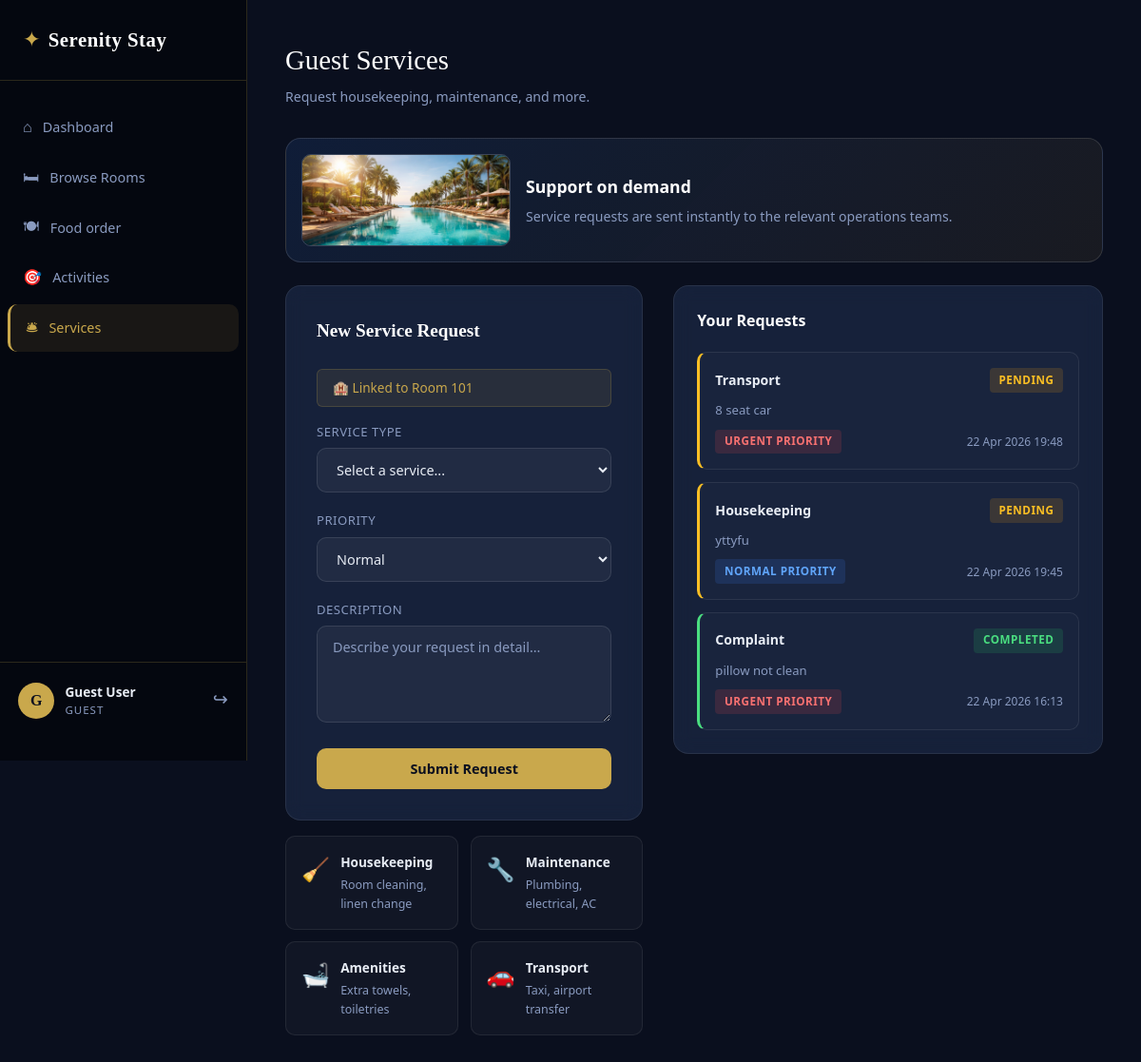
The app's page /services (signed in) with its own data.
### models.py (models this page shows, shortened)
class User(UserMixin, db.Model):
    __tablename__ = "users"
    id = db.Column(db.Integer, primary_key=True)
    name = db.Column(db.String(120), nullable=False)
    email = db.Column(db.String(120), unique=True, nullable=False)
    phone = db.Column(db.String(20))
    password_hash = db.Column(db.String(256), nullable=False)
    created_at = db.Column(db.DateTime, default=datetime.utcnow)
    role = db.Column(db.String(20), default="guest")
    bookings = db.relationship("Booking", backref="guest", lazy=True)
    food_orders = db.relationship("FoodOrder", backref="guest", lazy=True)
    service_requests = db.relationship(
        "ServiceRequest",
        foreign_keys="ServiceRequest.user_id",
        backref="guest",
        lazy=True,
    )
    assigned_requests = db.relationship(
        "ServiceRequest",
        foreign_keys="ServiceRequest.assigned_to",
        backref="assigned_staff",
        lazy=True,
    )
    activity_bookings = db.relationship(
        "ActivityBooking",
        foreign_keys="ActivityBooking.user_id",
        backref="guest",
        lazy=True,
    )
    assigned_activities = db.relationship(
        "ActivityBooking",
        foreign_keys="ActivityBooking.assigned_to",
        backref="assigned_staff",
        lazy=True,
    )

class Room(db.Model):
    __tablename__ = "rooms"
    id = db.Column(db.Integer, primary_key=True)
    room_number = db.Column(db.String(10), unique=True, nullable=False)
    room_type = db.Column(db.String(50), nullable=False)
    floor = db.Column(db.Integer, default=1)
    capacity = db.Column(db.Integer, default=2)
    price_per_night = db.Column(db.Float, nullable=False)
    status = db.Column(db.String(20), default="available")
    image_path = db.Column(db.String(255), default="images/room1.jpg")
    description = db.Column(db.Text)
    amenities = db.Column(db.Text)
    bookings = db.relationship("Booking", backref="room", lazy=True)

class ServiceRequest(db.Model):
    __tablename__ = "service_requests"
    id = db.Column(db.Integer, primary_key=True)
    user_id = db.Column(db.Integer, db.ForeignKey("users.id"), nullable=False)
    booking_id = db.Column(db.Integer, db.ForeignKey("bookings.id"), nullable=True)
    service_type = db.Column(db.String(50), nullable=False)
    description = db.Column(db.Text, nullable=False)
    priority = db.Column(db.String(20), default="normal")
    status = db.Column(db.String(20), default="pending")
    assigned_to = db.Column(db.Integer, db.ForeignKey("users.id"), nullable=True)
    created_at = db.Column(db.DateTime, default=datetime.utcnow)
    updated_at = db.Column(db.DateTime, default=datetime.utcnow, onupdate=datetime.utcnow)

### routes/main.py (the view)
@main_bp.route("/services")
@login_required
@guest_required
def services():
    active_booking = Booking.query.filter_by(user_id=current_user.id, status="checked_in").first()
    requests = (
        ServiceRequest.query.filter_by(user_id=current_user.id)
        .order_by(ServiceRequest.created_at.desc())
        .all()
    )
    return render_template("pages/guest/services.html", active_booking=active_booking, requests=requests)

### app.py (called while the page is built)
@login_manager.user_loader
def load_user(user_id):
    if not user_id or not str(user_id).isdigit():
        return None
    return User.query.get(int(user_id))

### routes/main.py (called while the page is built)
def guest_required(f):
    from functools import wraps
    @wraps(f)
    def decorated(*args, **kwargs):
        if not current_user.is_authenticated or current_user.role != "guest":
            flash("Access denied.", "error")
            return redirect(url_for("auth.login"))
        return f(*args, **kwargs)
    return decorated

### templates/pages/guest/services.html (shortened to what this page needs)
{% extends "base/layout.html" %}
{% block body %}
<div class="dash-layout">
  {% set active_page = 'services' %}
  {% include "components/guest_sidebar.html" %}
  <main class="dash-main">
    <div class="dash-header">
      <div>
        <h1 class="dash-title">Guest Services</h1>
        <p class="dash-sub">Request housekeeping, maintenance, and more.</p>
      </div>
    </div>
    <div class="guest-hero-card">
      <img src="{{ url_for('static', filename='images/Screenshot 2026-04-21 002709.png') }}"
           alt="Guest Services" />
      <div>
        <h3>Support on demand</h3>
        <p>Service requests are sent instantly to the relevant operations teams.</p>
      </div>
    </div>
    <div class="services-layout">
      <div class="service-form-wrap">
        <div class="glass-card">
          <h3>New Service Request</h3>
          <form method="POST"
                action="{{ url_for('main.request_service') }}"
                onsubmit="showLoading()">
            {% if active_booking %}
            <div class="active-stay-mini">
              <span>🏨 Linked to Room {{ active_booking.room.room_number }}</span>
            </div>
            {% endif %}
            <div class="form-group">
              <label class="form-label">Service Type</label>
              <select name="service_type" class="form-input" required>
                <option value="">Select a service...</option>
              </select>
            </div>
            <div class="form-group">
              <label class="form-label">Priority</label>
              <select name="priority" class="form-input">
                <option value="normal" selected>Normal</option>
              </select>
            </div>
            <div class="form-group">
              <label class="form-label">Description</label>
              <textarea name="description" class="form-input" rows="4"
                        placeholder="Describe your request in detail..." required></textarea>
            </div>
            <button type="submit" class="btn btn-primary btn-full">Submit Request</button>
          </form>
        </div>
        <div class="service-types-grid">
          {% set stypes = [
            { "icon": "🧹", "label": "Housekeeping", "desc": "Room cleaning, linen change" },
            { "icon": "🔧", "label": "Maintenance",  "desc": "Plumbing, electrical, AC" },
            { "icon": "🛁", "label": "Amenities",    "desc": "Extra towels, toiletries" },
            { "icon": "🚗", "label": "Transport",    "desc": "Taxi, airport transfer" },
          ] %}
          {% for s in stypes %}
          <div class="stype-card">
            <div class="stype-icon">{{ s.icon }}</div>
            <div><strong>{{ s.label }}</strong><p>{{ s.desc }}</p></div>
          </div>
          {% endfor %}
        </div>
      </div>
      <div class="service-history">
        <div class="dash-card">
          <div class="card-header"><h3>Your Requests</h3></div>
          {% if requests %}
          <div class="request-list">
            {% for r in requests %}
            <div class="request-item ri-{{ r.status }}">
              <div class="ri-header">
                <span class="ri-type">{{ r.service_type.replace('_', ' ').title() }}</span>
                <span class="badge badge-{{ r.status }}">{{ r.status.replace('_', ' ').title() }}</span>
              </div>
              <p class="ri-desc">{{ r.description }}</p>
              <div class="ri-meta">
                <span class="badge badge-{{ r.priority }}">{{ r.priority.title() }} Priority</span>
                <span class="ri-date">{{ r.created_at.strftime('%d %b %Y %H:%M') }}</span>
              </div>
            </div>
            {% endfor %}
          </div>
          {% else %}
          <div class="empty-state"><p>No service requests yet.</p></div>
          {% endif %}
        </div>
      </div>
    </div>
  </main>
</div>
{% endblock %}

### templates/components/guest_sidebar.html
<aside class="sidebar">
  <div class="sidebar-brand">
    <a href="{{ url_for('main.index') }}">
      <span class="brand-icon">✦</span>
      <span class="brand-name">Serenity Stay</span>
    </a>
  </div>
  <nav class="sidebar-nav">
    <a href="{{ url_for('main.dashboard') }}"
       class="snav-item {% if active_page == 'dashboard' %}active{% endif %}">
      <span class="sn-icon">⌂</span> Dashboard
    </a>
    <a href="{{ url_for('main.rooms') }}"
       class="snav-item {% if active_page == 'rooms' %}active{% endif %}">
      <span class="sn-icon">🛏</span> Browse Rooms
    </a>
    <a href="{{ url_for('main.food') }}"
       class="snav-item {% if active_page == 'food' %}active{% endif %}">
      <span class="sn-icon">🍽</span> Food order
    </a>
    <a href="{{ url_for('main.activities') }}"
       class="snav-item {% if active_page == 'activities' %}active{% endif %}">
      <span class="sn-icon">🎯</span> Activities
    </a>
    <a href="{{ url_for('main.services') }}"
       class="snav-item {% if active_page == 'services' %}active{% endif %}">
      <span class="sn-icon">🛎</span> Services
    </a>
  </nav>
  <div class="sidebar-user">
    <div class="user-avatar">{{ current_user.name[0].upper() }}</div>
    <div class="user-info">
      <span class="user-name">{{ current_user.name }}</span>
      <span class="user-role">Guest</span>
    </div>
    <a href="{{ url_for('auth.logout') }}" class="logout-btn" title="Logout">↪</a>
  </div>
</aside>

### records on screen
User: name "G", name "Guest User"
Room: room.room_number "101"
ServiceRequest: service_type.replace "Transport", status.replace "PENDING", description "8 seat car", priority "URGENT", created_at "22 Apr 2026 19:48"
ServiceRequest: service_type.replace "Housekeeping", status.replace "PENDING", description "yttyfu", priority "NORMAL", created_at "22 Apr 2026 19:45"
ServiceRequest: service_type.replace "Complaint", status.replace "COMPLETED", description "pillow not clean", priority "URGENT", created_at "22 Apr 2026 16:13"

### other values on screen
{{ s.icon }} "🧹" "🔧" "🛁" "🚗"
{{ s.label }} "Housekeeping" "Maintenance" "Amenities" "Transport"
{{ s.desc }} "Room cleaning, linen change" "Plumbing, electrical, AC" "Extra towels, toiletries" "Taxi, airport transfer"
